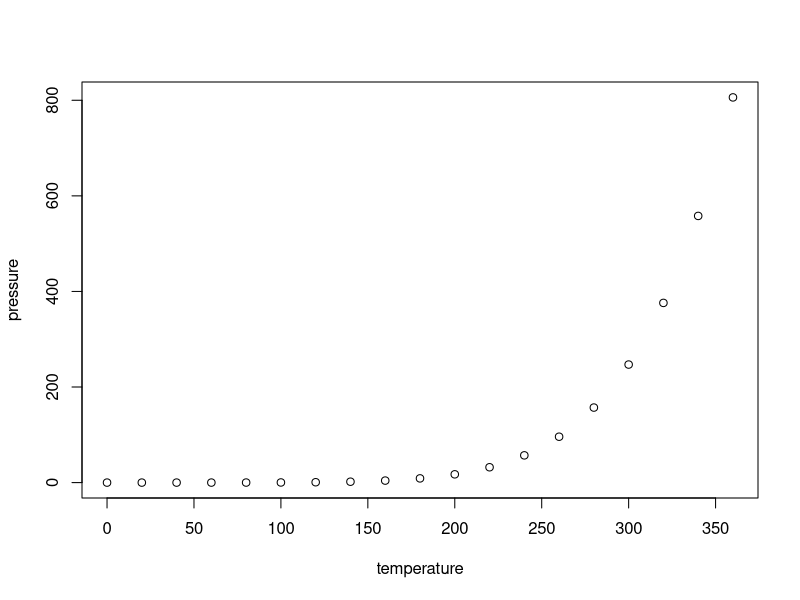
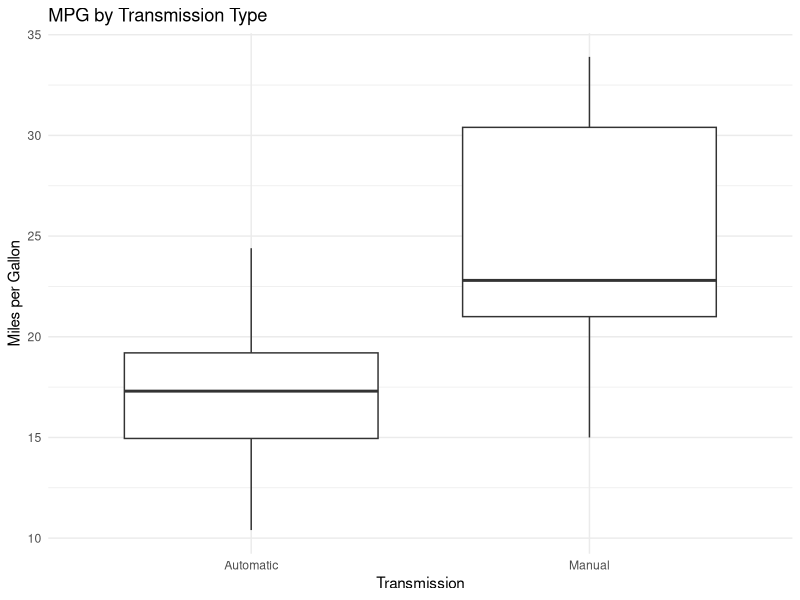
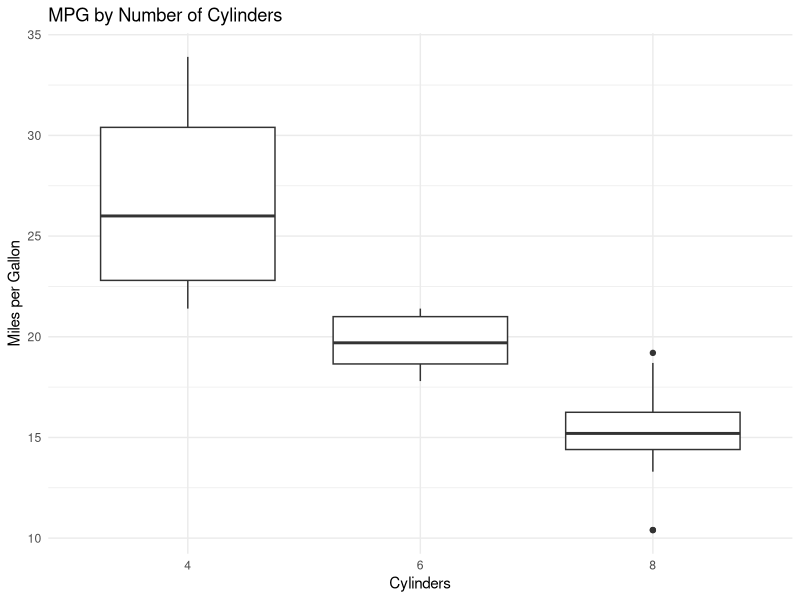
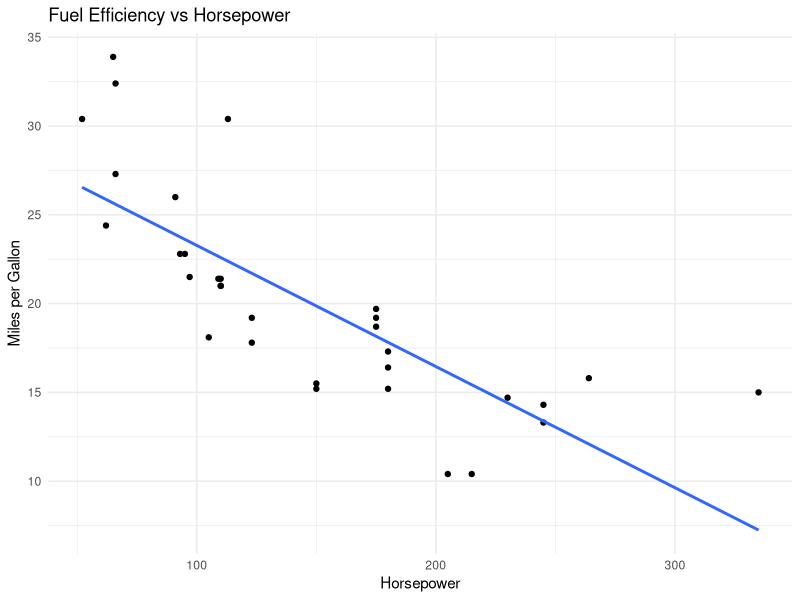

Here is the R script that generated these plots, in order:
## ---- chunk 1
knitr::opts_chunk$set(echo = TRUE)
## ---- chunk 2
summary(cars)
## ---- chunk 3
plot(pressure)
## ---- chunk 4
library(tidyverse)

ggplot(mtcars, aes(x = factor(am), y = mpg)) +
  geom_boxplot() +
  scale_x_discrete(labels = c("Automatic", "Manual")) +
  labs(
    title = "MPG by Transmission Type",
    x = "Transmission",
    y = "Miles per Gallon"
  ) +
  theme_minimal()
## ---- chunk 5
ggplot(mtcars, aes(x = factor(cyl), y = mpg)) +
  geom_boxplot() +
  labs(
    title = "MPG by Number of Cylinders",
    x = "Cylinders",
    y = "Miles per Gallon"
  ) +
  theme_minimal()
## ---- chunk 6
ggplot(mtcars, aes(x = hp, y = mpg)) +
  geom_point() +
  geom_smooth(method = "lm", se = FALSE) +
  labs(
    title = "Fuel Efficiency vs Horsepower",
    x = "Horsepower",
    y = "Miles per Gallon"
  ) +
  theme_minimal()
